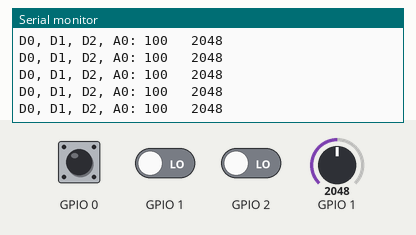
Bench run of a program on a simulated ESP32-S3. Shown: the last lines printed to the serial monitor. The inputs (shaded band) are chosen by the test bench; at power-on: GPIO 1 = 2048, GPIO 0 HIGH, GPIO 1 LOW, GPIO 2 LOW.

Above: at 2.2 s.
2.3 s: GPIO 1 set to 1070
At 3.3 s:
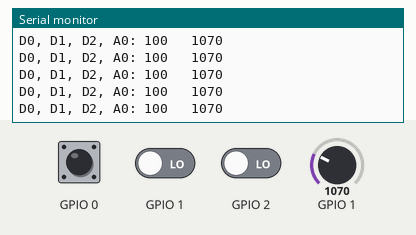
3.8 s: GPIO 1 set to 934
At 4.5 s:
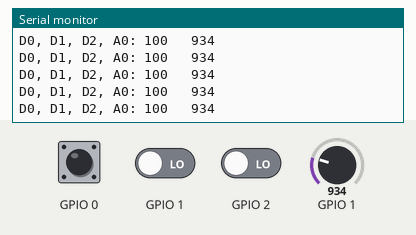
6.8 s: GPIO 1 set to 11
At 7.7 s:
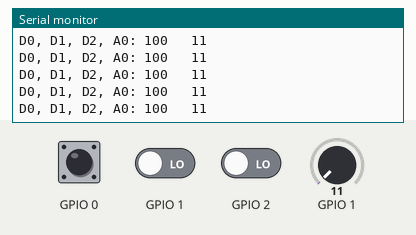
8.3 s: GPIO 1 set to 8
At 9.4 s:
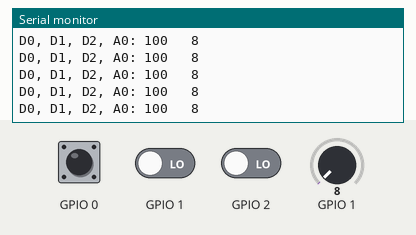
Timing chart, 0 to 11.3 s (numbered marks = the images above; inputs shaded):
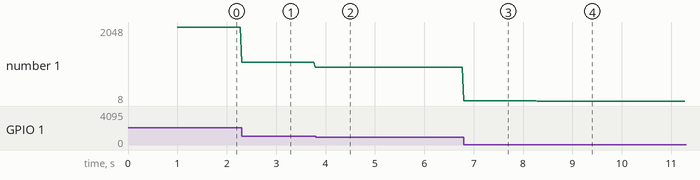

Measured:
- after the input at 2.3 s, the serial monitor: prints a new line at once (image 1)
- after the input at 3.8 s, the serial monitor: prints a new line at once (image 2)
- after the input at 6.8 s, the serial monitor: prints a new line at once (image 3)
- after the input at 8.3 s, the serial monitor: prints a new line at once (image 4)
- plotted number 1: 2048 → 934 after the input at 2.3 s, 934 → 11 after the input at 3.8 s, 11 → 8 after the input at 6.8 s

The program:

main.cpp
```cpp
#include <Arduino.h>

// put function declarations here:
int myFunction(int, int);

void setup() {
  Serial.begin(9600);
  delay(1000);

  int result = myFunction(2, 3);
  pinMode(0, INPUT_PULLUP);
  pinMode(1, INPUT_PULLDOWN);
  pinMode(2, INPUT_PULLDOWN);
}

long prevSampleTime = 0;
long timeBetweenSamplesMs = 100;
void loop() {
  long currentTime = millis();
  if (currentTime > prevSampleTime + timeBetweenSamplesMs) {
    Serial.print("D0, D1, D2, A0: ");
    Serial.print(digitalRead(0));
    Serial.print(digitalRead(1));
    Serial.print(digitalRead(2));
    Serial.print("   ");
    Serial.println(analogRead(A0));
  }
}

// put function definitions here:
int myFunction(int x, int y) {
  return x + y;
}
```
